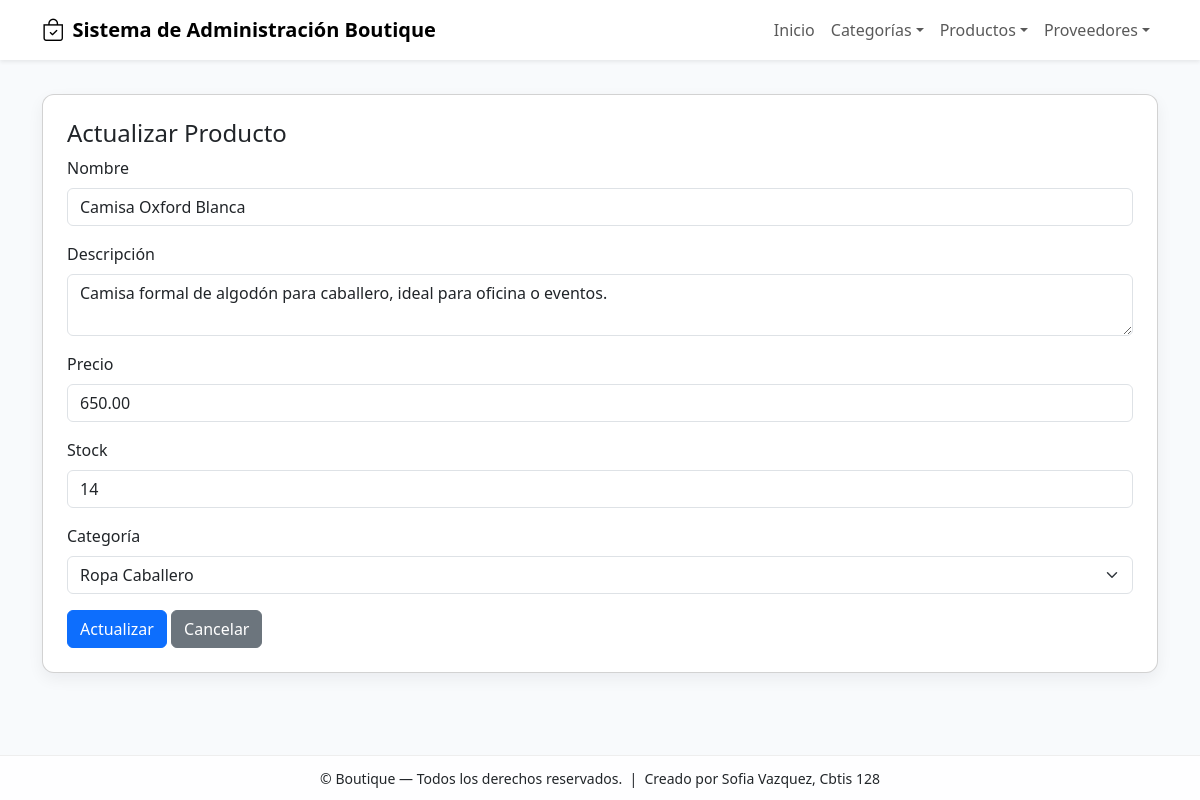
The app's page /producto/actualizar/3/ with its own data.
### app_Boutique/models.py (models this page shows, shortened)
class Producto(models.Model):
    nombre = models.CharField(max_length=100)
    descripcion = models.TextField()
    precio = models.DecimalField(max_digits=10, decimal_places=2)
    stock = models.IntegerField()
    fechaagregado = models.DateField(auto_now_add=True)
    idcategoria2 = models.ForeignKey(Categoria, on_delete=models.CASCADE, related_name='productos')

class Categoria(models.Model):
    nombre = models.CharField(max_length=45)
    descripcion = models.TextField()
    fechacreacion = models.DateField(auto_now_add=True)
    activo = models.BooleanField(default=True)
    tipo = models.CharField(max_length=20)
    slug = models.SlugField(max_length=100, unique=True)

### app_Boutique/views.py (the view, shortened to what this page needs)
# urls.py: path('producto/actualizar/<int:idproducto>/', views.actualizar_producto, name='actualizar_producto'),
def actualizar_producto(request, idproducto):
    producto = get_object_or_404(Producto, id=idproducto)
    categorias = Categoria.objects.all()
    return render(request, 'producto/actualizar_producto.html', {
        'producto': producto,
        'categorias': categorias
    })

### app_Boutique/templates/producto/actualizar_producto.html (shortened to what this page needs)
{% extends "base.html" %}
{% block content %}
<div class="card p-4 card-soft">
  <h4>Actualizar Producto</h4>
  <form method="post">
    <div class="mb-3">
      <label class="form-label">Nombre</label>
      <input class="form-control" name="nombre" value="{{ producto.nombre }}" required>
    </div>
    <div class="mb-3">
      <label class="form-label">Descripción</label>
      <textarea class="form-control" name="descripcion">{{ producto.descripcion }}</textarea>
    </div>
    <div class="mb-3">
      <label class="form-label">Precio</label>
      <input class="form-control" name="precio" type="number" step="0.01" min="0" value="{{ producto.precio }}">
    </div>
    <div class="mb-3">
      <label class="form-label">Stock</label>
      <input class="form-control" name="stock" type="number" min="0" value="{{ producto.stock }}">
    </div>
    <div class="mb-3">
      <label class="form-label">Categoría</label>
      <select class="form-select" name="idcategoria2" required>
        {% for c in categorias %}
          <option value="{{ c.id }}" {% if producto.idcategoria2.id == c.id %}selected{% endif %}>{{ c.nombre }}</option>
        {% endfor %}
      </select>
    </div>
    <button class="btn btn-primary">Actualizar</button>
    <a href="{% url 'ver_productos' %}" class="btn btn-secondary">Cancelar</a>
  </form>
</div>
{% endblock %}

### app_Boutique/templates/base.html (style rules this page uses)
body { padding-top: 70px; background-color: #f8fafc; }
.card-soft { border-radius: 12px; box-shadow: 0 6px 16px rgba(18,24,40,0.06); }

### records on screen
Producto: nombre "Camisa Oxford Blanca", descripcion "Camisa formal de algodón para caballero, ideal para oficina o eventos.", precio "650.00", stock "14", idcategoria2 "Ropa Caballero"
